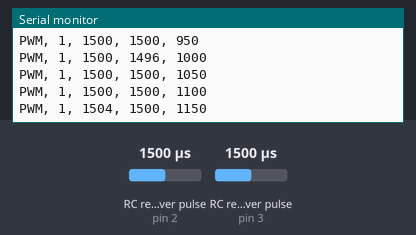
Bench run of a sketch on a simulated Arduino Uno, built with avr-gcc and run on an emulated ATmega328P. On the bench: the last lines printed to the serial monitor. Wiring (inferred from the names in the program): 2 × RC receiver channel: data pin 2 / data pin 3. The test bench sets the inputs (shaded band); at power-on: RC receiver pulse (sensors on pin 2, pin 3) 1500 µs.

Above: at 1.2 s.
1.3 s: RC receiver pulse (sensor on pin 2) set to 1020 µs
At 1.32 s:
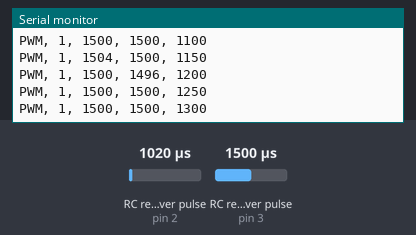
2.8 s: RC receiver pulse (sensor on pin 3) set to 1020 µs
At 2.82 s:
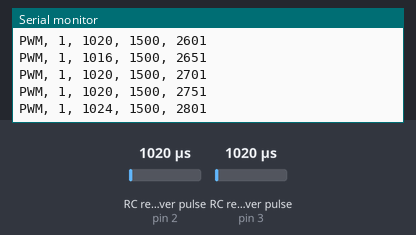
4.3 s: RC receiver pulse (sensor on pin 2) set to 1250 µs
At 4.32 s:
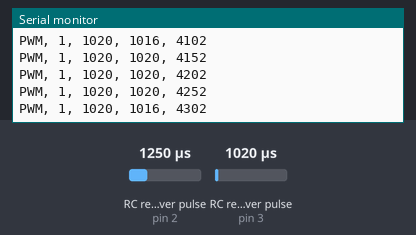
5.8 s: RC receiver pulse (sensor on pin 3) set to 1250 µs
At 5.82 s:
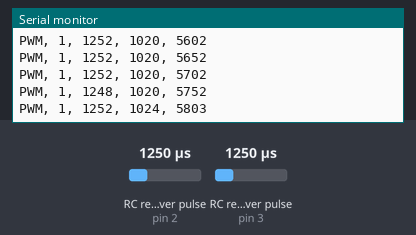
Timing chart, 0 to 8.3 s (numbered marks = the images above; inputs shaded):
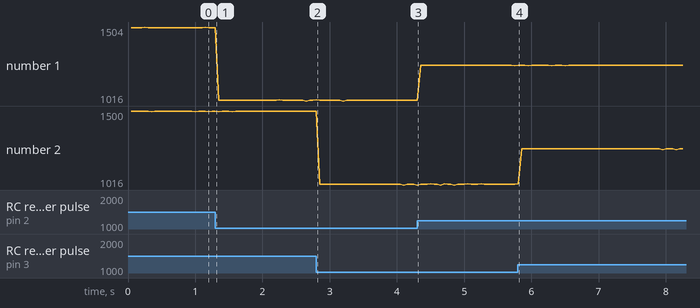

Measured:
- plotted number 1: 1500 → 1020 after the input at 1.3 s

The sketch:

read_pwm.ino
```cpp
/*
Reading Values from an RC Receiver using Arduino
Based on Brandon Tsuge's example:
https://www.theboredrobot.com/post/reading-values-from-an-rc-receiver-using-arduino

Measures 50 Hz RC PWM pulse widths with pin-change interrupts and reports them over serial:
  "PWM, 1, <throttle_us>, <steer_us>, <millis>"  - a fresh pair of pulses
  "PWM, 0, -1, -1, <millis>"                     - no valid pulse on a channel for SIGNAL_TIMEOUT_MS
The trailing millis() lets the PC logger (sysid_logger.py) re-time lines that arrive late.
*/

#define ThrottlePin 2
#define SteerPin 3

const unsigned long SIGNAL_TIMEOUT_MS = 100;   // ~5 missed frames at 50 Hz
const unsigned long REPORT_PERIOD_MS = 50;     // 20 Hz output, same rate as before
const unsigned long MIN_PULSE_US = 900;
const unsigned long MAX_PULSE_US = 2100;

// Written only inside the ISRs
unsigned long ThrottleRiseTime = 0;
unsigned long SteerRiseTime = 0;

// Shared between ISRs and loop(): must be volatile
volatile unsigned int ThrottlePulseWidth = 0;
volatile unsigned int SteerPulseWidth = 0;
volatile bool newThrottle = false;
volatile bool newSteer = false;
volatile unsigned long ThrottleLastValidMs = 0;
volatile unsigned long SteerLastValidMs = 0;

unsigned long lastReportMs = 0;

void setup() {
  Serial.begin(115200);
  pinMode(ThrottlePin, INPUT_PULLUP);
  pinMode(SteerPin, INPUT_PULLUP);
  attachInterrupt(digitalPinToInterrupt(ThrottlePin), ThrottlePulseTimer, CHANGE);
  attachInterrupt(digitalPinToInterrupt(SteerPin), SteerPulseTimer, CHANGE);
}

void loop() {
  unsigned long now = millis();
  if (now - lastReportMs < REPORT_PERIOD_MS) {
    return;
  }
  lastReportMs = now;

  // Copy shared values atomically (multi-byte reads can tear on 8-bit AVR boards)
  noInterrupts();
  unsigned int throttle = ThrottlePulseWidth;
  unsigned int steer = SteerPulseWidth;
  bool haveThrottle = newThrottle;
  bool haveSteer = newSteer;
  unsigned long throttleAge = now - ThrottleLastValidMs;
  unsigned long steerAge = now - SteerLastValidMs;
  interrupts();

  if (throttleAge > SIGNAL_TIMEOUT_MS || steerAge > SIGNAL_TIMEOUT_MS) {
    // real signal loss: no valid pulse recently. Keep looping (no blocking delay) so recovery is immediate.
    Serial.print("PWM, 0, -1, -1, ");
    Serial.println(now);
    return;
  }

  if (haveThrottle && haveSteer) {
    noInterrupts();
    newThrottle = false;
    newSteer = false;
    interrupts();

    Serial.print("PWM, 1, ");
    Serial.print(throttle);
    Serial.print(", ");
    Serial.print(steer);
    Serial.print(", ");
    Serial.println(now);
  }
}

// Time each high pulse by reading the pin level, rather than assuming edges alternate.
void ThrottlePulseTimer() {
  unsigned long t = micros();
  if (digitalRead(ThrottlePin) == HIGH) {
    ThrottleRiseTime = t;
  } else {
    unsigned long width = t - ThrottleRiseTime;  // unsigned math is correct across micros() rollover
    if (width >= MIN_PULSE_US && width <= MAX_PULSE_US) {
      ThrottlePulseWidth = (unsigned int)width;
      newThrottle = true;
      ThrottleLastValidMs = millis();
    }
  }
}

void SteerPulseTimer() {
  unsigned long t = micros();
  if (digitalRead(SteerPin) == HIGH) {
    SteerRiseTime = t;
  } else {
    unsigned long width = t - SteerRiseTime;
    if (width >= MIN_PULSE_US && width <= MAX_PULSE_US) {
      SteerPulseWidth = (unsigned int)width;
      newSteer = true;
      SteerLastValidMs = millis();
    }
  }
}
```
